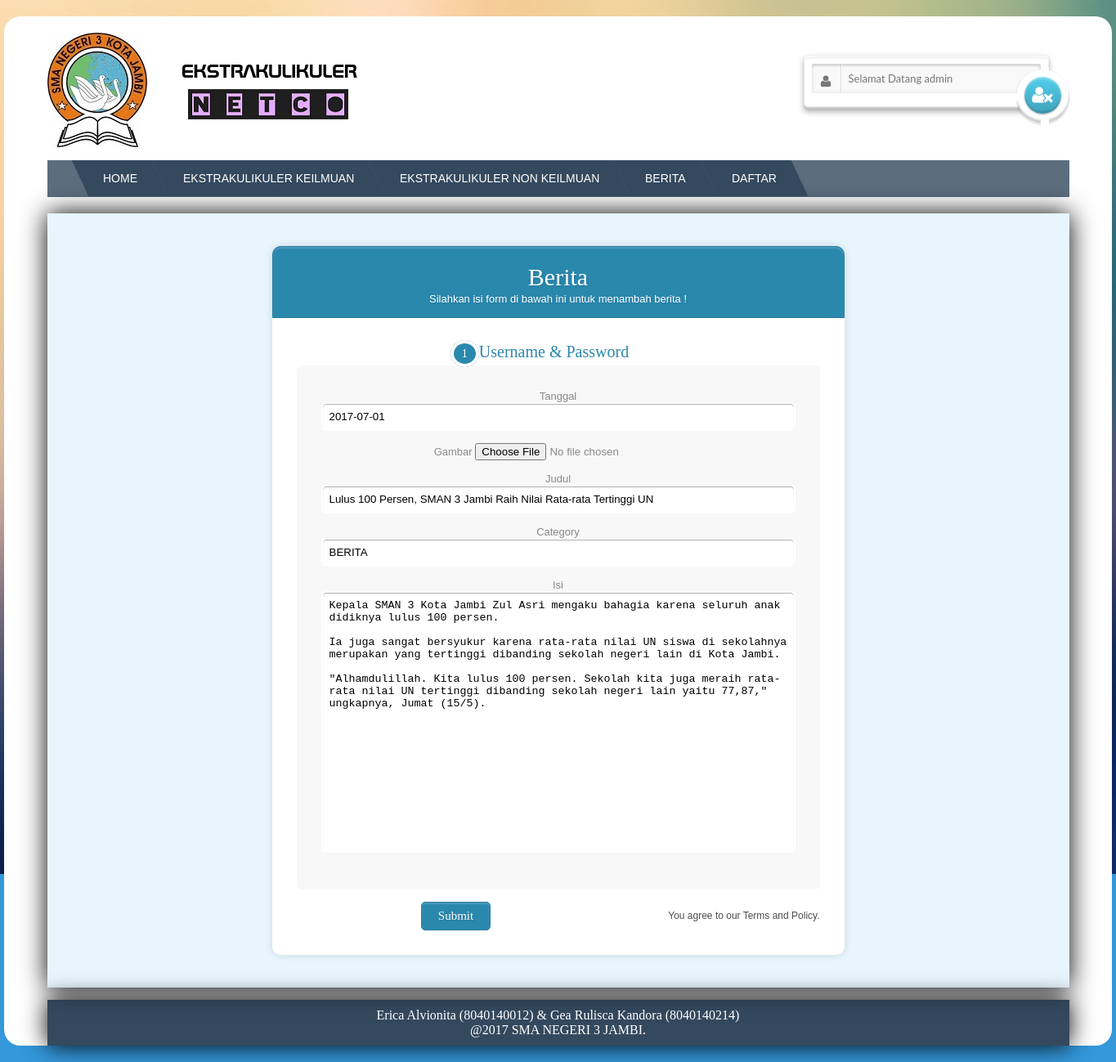
The page /home.php?page=edit_berita.php&kode=3 (signed in) on the database its author committed.
### tables this page shows
CREATE TABLE `berita` (
  `kode_berita` int(5) NOT NULL,
  `tanggal_berita` date NOT NULL,
  `gbr_berita` varchar(200) NOT NULL,
  `judul_berita` text NOT NULL,
  `category_berita` varchar(25) NOT NULL,
  `isi_berita` text NOT NULL
);

### edit_berita.php (the view)
<?php
  $kode = $_GET ['kode'];
  $sql = mysql_fetch_array(mysql_query("SELECT * from berita where kode_berita='$kode'"));
  if($_SESSION['username'] == "admin"){
    ?>
    <div class="form-style-10">
      <h1>Berita<span>Silahkan isi form di bawah ini untuk menambah berita !</span></h1>
      <form method="post" action="proses_edit_berita.php?kode=<?php echo $kode; ?>" enctype="multipart/form-data">
        <div class="section"><span>1</span>Username &amp; Password</div>
        <div class="inner-wrap">
            <label>Tanggal <input type="text" name="tanggal" value="<?php echo $sql['tanggal_berita'] ; ?>" readonly></label>
            <label>Gambar <input type="file" name="image"></label>
            <label>Judul <input type="text" name="judul" value="<?php echo $sql['judul_berita'] ; ?>" /></label>
            <label>Category <input type="text" name="category" value="<?php echo $sql['category_berita'] ; ?>"/></label>
            <label>Isi <textarea rows="20" name="isi" ><?php echo $sql['isi_berita'] ; ?></textarea></label>
        </div>
        <div class="button-section">
          <input type="submit" name="submit" />
        <span class="privacy-policy">
        You agree to our Terms and Policy.
        </span>
        </div>
      </form>
    </div>
<?php
  }
  else{
    echo "<script> alert('Hanya Admin yang bisa mengakses halaman ini !'); location = 'index.php'; </script>";
  }
?>

### style.css (style rules this page uses)
body { margin:20px 0px 20px 0px; background: url(gambar/b.jpg) fixed; background-repeat: no-repeat; background-size: 100%; }
html { box-sizing: border-box; }
*, *:before, *:after { box-sizing: inherit; }
body { background-color: #3498db; }
.form-style-10 { width:700px; padding:30px; margin:40px auto; background: #FFF; border-radius: 10px; -webkit-border-radius:10px; -moz-border-radius: 10px; box-shadow: 0px 0px 10px rgba(0, 0, 0, 0.13); -moz-box-shadow: 0px 0px 10px rgba(0, 0, 0, 0.13); -webkit-box-shadow: 0px 0px 10px rgba(0, 0, 0, 0.13); }
.form-style-10 .inner-wrap { padding: 30px; background: #F8F8F8; border-radius: 6px; margin-bottom: 15px; }
.form-style-10 h1 { background: #2A88AD; padding: 20px 30px 15px 30px; margin: -30px -30px 30px -30px; border-radius: 10px 10px 0 0; -webkit-border-radius: 10px 10px 0 0; -moz-border-radius: 10px 10px 0 0; color: #fff; text-shadow: 1px 1px 3px rgba(0, 0, 0, 0.12); font: normal 30px 'Bitter', serif; -moz-box-shadow: inset 0px 2px 2px 0px rgba(255, 255, 255, 0.17); -webkit-box-shadow: inset 0px 2px 2px 0px rgba(255, 255, 255, 0.17); box-shadow: inset 0px 2px 2px 0px rgba(255, 255, 255, 0.17); border: 1px solid #257C9E; }
.form-style-10 h1 > span { display: block; margin-top: 2px; font: 13px Arial, Helvetica, sans-serif; }
.form-style-10 label { display: block; font: 13px Arial, Helvetica, sans-serif; color: #888; margin-bottom: 15px; }
.form-style-10 input[type="text"], .form-style-10 input[type="date"], .form-style-10 input[type="datetime"], .form-style-10 input[type="email"], .form-style-10 input[type="number"], .form-style-10 input[type="search"], .form-style-10 input[type="time"], .form-style-10 input[type="url"], .form-style-10 input[type="password"], .form-style-10 select { display: block; box-sizing: border-box; -webkit-box-sizing: border-box; -moz-box-sizing: border-box; width: 100%; padding: 8px; border-radius: 6px; -webkit-border-radius:6px; -moz-border-radius:6px; border: 2px solid #fff; box-shadow: inset 0px 1px 1px rgba(0, 0, 0, 0.33); -moz-box-shadow: inset 0px 1px 1px rgba(0, 0, 0, 0.33); -webkit-box-shadow: inset 0px 1px 1px rgba(0, 0, 0, 0.33); }
.form-style-10 textarea { display: block; box-sizing: border-box; -webkit-box-sizing: border-box; -moz-box-sizing: border-box; width: 100%; padding: 8px; resize: none; border-radius: 6px; -webkit-border-radius:6px; -moz-border-radius:6px; border: 2px solid #fff; box-shadow: inset 0px 1px 1px rgba(0, 0, 0, 0.33); -moz-box-shadow: inset 0px 1px 1px rgba(0, 0, 0, 0.33); -webkit-box-shadow: inset 0px 1px 1px rgba(0, 0, 0, 0.33); }
.form-style-10 .section { font: normal 20px 'Bitter', serif; color: #2A88AD; margin-bottom: 5px; }
.form-style-10 .section span { background: #2A88AD; padding: 5px 10px 5px 10px; border-radius: 50%; -webkit-border-radius: 50%; -moz-border-radius: 50%; border: 4px solid #fff; font-size: 14px; margin-left: -45px; color: #fff; margin-top: -3px; }
.form-style-10 input[type="button"], .form-style-10 input[type="submit"] { background: #2A88AD; padding: 8px 20px 8px 20px; border-radius: 5px; -webkit-border-radius: 5px; -moz-border-radius: 5px; color: #fff; text-shadow: 1px 1px 3px rgba(0, 0, 0, 0.12); font: normal 30px 'Bitter', serif; -moz-box-shadow: inset 0px 2px 2px 0px rgba(255, 255, 255, 0.17); -webkit-box-shadow: inset 0px 2px 2px 0px rgba(255, 255, 255, 0.17); box-shadow: inset 0px 2px 2px 0px rgba(255, 255, 255, 0.17); border: 1px solid #257C9E; font-size: 15px; }
.form-style-10 .privacy-policy { float: right; width: 250px; font: 12px Arial, Helvetica, sans-serif; color: #4D4D4D; margin-top: 10px; text-align: right; }

### rows shown on the page
berita: tanggal "2017-07-01", judul "Lulus 100 Persen, SMAN 3 Jambi Raih Nilai Rata-rata Tertinggi UN", category "BERITA", isi "Kepala SMAN 3 Kota Jambi Zul Asri mengaku bahagia karena seluruh anak didiknya lulus 100 persen. Ia juga sangat bersyukur karena rata-rata nilai UN siswa di sekolahnya merupakan yang tertinggi dibanding sekolah negeri lain di Kota Jambi. \"Alhamdulillah. Kita lulus 100 persen. Sekolah kita juga meraih rata-rata nilai UN tertinggi dibanding sekolah negeri lain yaitu 77,87,\" ungkapnya, Jumat (15/5)."
